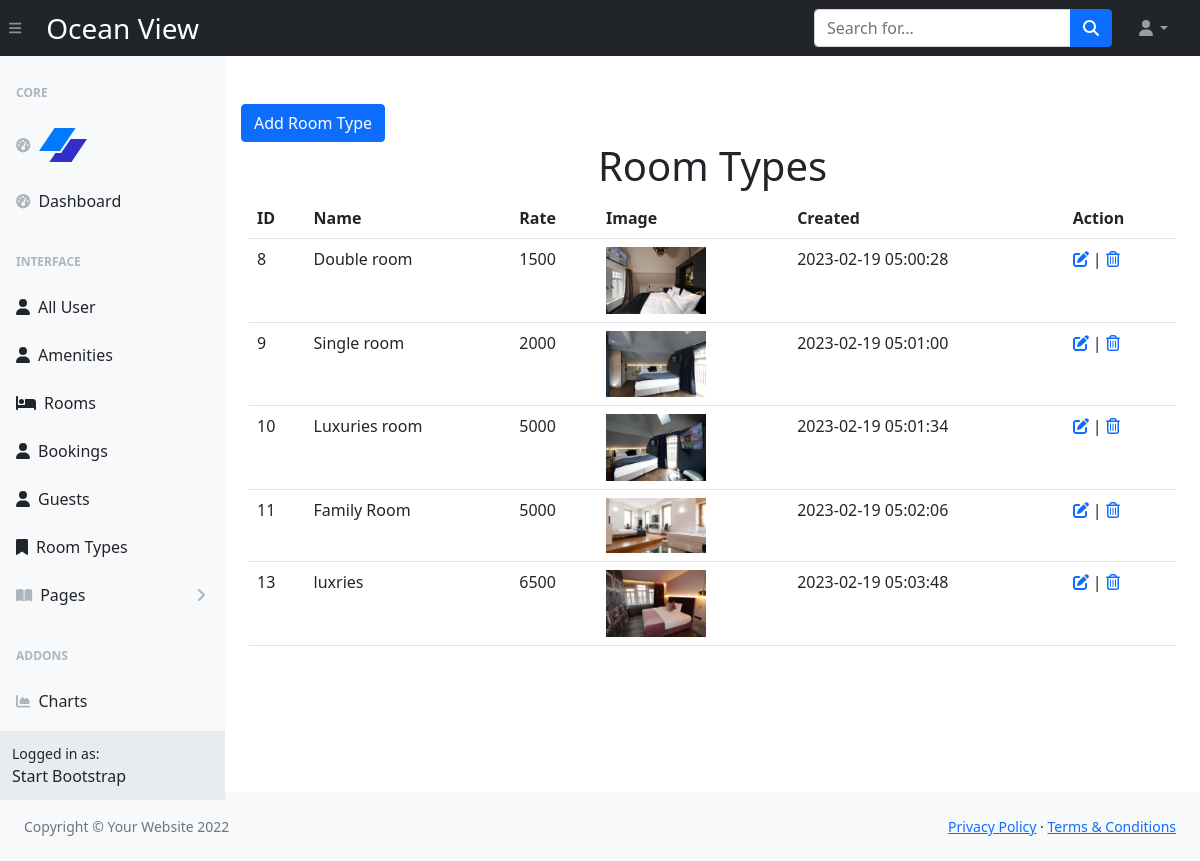
Page /admin/roomtypes.php (signed in) on the committed database.
### tables this page shows
CREATE TABLE `roomtypes` (
  `id` int(11) NOT NULL,
  `name` varchar(60) NOT NULL,
  `rate` decimal(10,0) NOT NULL,
  `image` varchar(60) NOT NULL,
  `created_at` timestamp NOT NULL DEFAULT current_timestamp()
);

### admin/roomtypes.php (the view, shortened to what this page needs)
<?php
$conn = db::connect();
?>
<?php require __DIR__ . '/components/header.php'; ?>
</head>
<body class="sb-nav-fixed">
    <?php require __DIR__ . '/components/navbar.php'; ?>
    <div id="layoutSidenav">
        <?php require __DIR__ . '/components/sidebar.php'; ?>
        <div id="layoutSidenav_content">
            <main class="mt-5">
                <button type="button" class="btn btn-primary shadow-none ms-3" data-bs-toggle="modal" data-bs-target="#roomtypesmodal">
                    Add Room Type
                </button>
                <div class="container">
                    <div class="row">
                        <div class="col">
                            <h1 class="text-center">Room Types </h1>
                            <table class="table">
                                <tr>
                                    <th>ID</th>
                                    <th>Name</th>
                                    <th>Rate</th>
                                    <th>Image</th>
                                    <th>Created</th>
                                    <th>Action</th>
                                </tr>
                                <?php
                                $selectQ = "select * from roomtypes where 1";
                                $records = $conn->query($selectQ);
                                while ($row = $records->fetch_assoc()) {
                                    echo "<tr>";
                                    echo "<td>" . $row['id'] . "</td>";
                                    echo "<td>" . $row['name'] . "</td>";
                                    echo "<td>" . $row['rate'] . "</td>";
                                    echo "<td><img class='iconimage' width='100' src='assets/roomimage/" . $row['image'] . "'/></td>";
                                    echo "<td>" . $row['created_at'] . "</td>";
                                    echo "<td><a href='roomtypes-edit.php?id=" . $row['id'] . "'><i class='fa-solid fa-pen-to-square'></i></a> | <a onclick='return confirm(\"Are you sure you want to delete this item?\");' href='roomtypes-delete.php?id=" . $row['id'] . "'><i class='fa-regular fa-trash-can'></i></a></td>";
                                    echo "</tr>";
                                }
                                ?>
                            </table>
                        </div>
                    </div>
                </div>
            </main>
        </div>
    </div>
    <?php require __DIR__ . '/components/footer.php'; ?>

### rows in the picture
roomtypes: id "8", name "Double room", rate "1500", image (picture), created_at "2023-02-19 05:00:28"
roomtypes: id "9", name "Single room", rate "2000", image (picture), created_at "2023-02-19 05:01:00"
roomtypes: id "10", name "Luxuries room", rate "5000", image (picture), created_at "2023-02-19 05:01:34"
roomtypes: id "11", name "Family Room", rate "5000", image (picture), created_at "2023-02-19 05:02:06"
roomtypes: id "13", name "luxries", rate "6500", image (picture), created_at "2023-02-19 05:03:48"

### other values in the picture
settings()['companyname'] "Ocean View"
